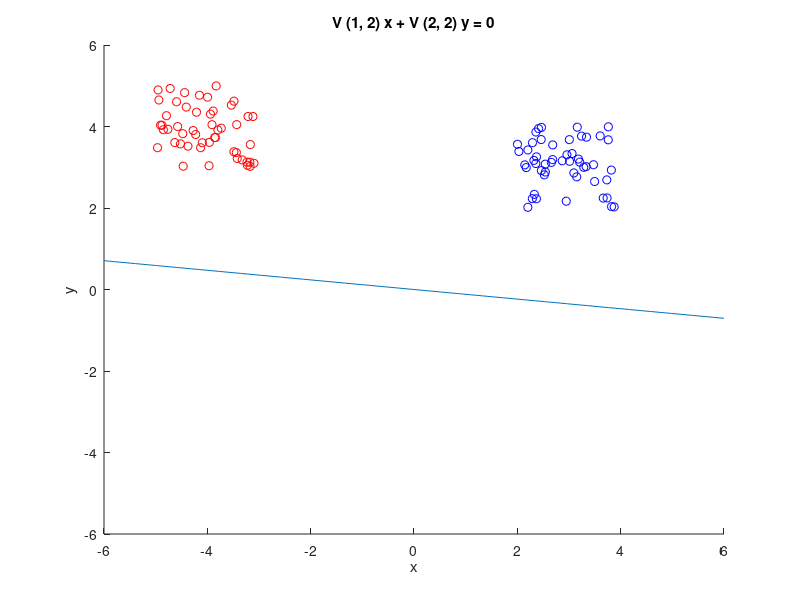

Write the MATLAB code that produced this figure. (Note: this script raises an error after producing the figure.)
function discriminant
%%%%inteto de hacer un LDA a mano

%%%two classes
class1=[3+(2*rand(50,1)-1),3+(2*rand(50,1)-1)];
class2=[-4+(2*rand(50,1)-1),4+(2*rand(50,1)-1)];

% scatter(class1(:,1),class1(:,2),'b')
% hold on 
% scatter(class2(:,1),class2(:,2),'r')


m1=mean(class1)';
m2=mean(class2)';
S_1=cov(class1);
S_2=cov(class2);
S_w=S_1+S_2;
S_w1=inv(S_w);
%w=S_w1*(m1-m2);

% f=@(x,y) w(2)*x+w(1)*y;
% f2=@(x,y) w(1)*x+w(2)*y;
% h2 = ezplot(f,[-6 6 -6 6]);
% h2.Color = 'r';
% h2.LineWidth = 2;
% h3= ezplot(f2,[-6 6 -6 6]);
% h3.Color = 'g';
% hold off

S_b=(m1-m2)*(m1-m2)';
[V,D]=eig(S_w1*S_b)

D=diag(D);
[Dsort,idx]=sort(D,'descend');


%sort the corresponding eigenvectors
Vsort=zeros(size(V));

for i=1:size(V,1)
    Vsort(:,i)=V(:,idx(i));
end
V=Vsort;
clear Vsort;

figure
scatter(class1(:,1),class1(:,2),'b')
hold on 
scatter(class2(:,1),class2(:,2),'r')

f=@(x,y) V(1,2)*x+V(2,2)*y;
h3= ezplot(f,[-6 6 -6 6]);
h3.Color = 'g';
hold off

class1p=V(:,1)'*class1';
class2p=V(:,1)'*class2';

figure
plot(class1p)
hold on
plot(class2p,'r')
hold off
%%% k classes

end